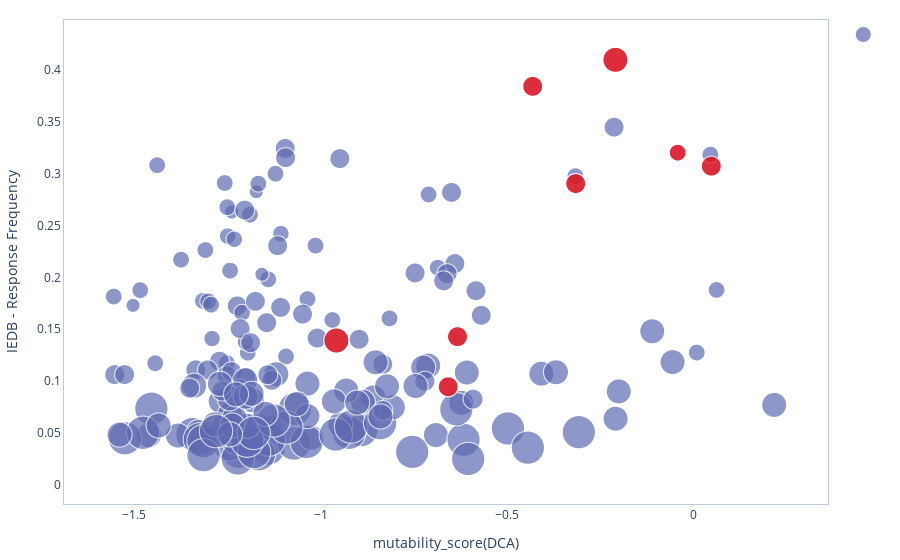

The code cell stored with this chart in its notebook:
### Markdown cell above
### DCA and IEDB (UPDATED results)
We repeat the same analysis with updated IEDB epitope data and WHO defitions of VOIs/VOCs. 

Check the WHO (https://www.who.int/en/activities/tracking-SARS-CoV-2-variants) or the CoVariants(https://covariants.org/shared-mutations) dedicated website to identify RDB mutations in Variants of Interest (VOIs) or Variants of Concern (VOCs).

### Code cell
prot = "Spike"
dom = "bCoV_S1_RBD"
df = load_data_dca(path_data = "./data/data_dca_proteome.csv", protein = prot, domain = dom)

#get IEDB available versions:
list_IEDB_versions =  get_IEDB_versions()
IEDB_ver = '04Jul2021'
#IEDB_ver = '16May2021'
#IEDB_ver = '30Apr2021'
df = get_updated_IEDB(df, IEDB_ver)

#RDB positions mutated in VOIs/VOCs
list_pos_mutated_RBD = [417, 452, 477, 478, 484, 490, 494, 501] 
score = 'mutability_score(DCA)'
plot_dca_IEDB(df, score, list_pos = list_pos_mutated_RBD)

### Figure 1 — Plotly figure (JSON) as saved in the notebook; plotly's stock layout.template omitted (floating-point values rounded to 4 significant figures; data arrays with more than 128 entries replaced by an {"elided": "..."} marker saying what was removed)
{"data": [{"marker": {"color": "#5D69B1", "size": {"elided": "178 float values"}}, "mode": "markers", "name": "", "text": {"elided": "178 str values"}, "textfont": {"color": "#E58606"}, "textposition": "top right", "type": "scattergl", "uid": "8a4b6aeb-eec3-470d-adc7-d4735c680da7", "x": {"elided": "178 float values"}, "y": {"elided": "178 float values"}}, {"marker": {"color": "red", "size": [20.0, 25.0, 20.0, 20.0, 25.0, 20.0, 20.0, 16.67]}, "mode": "markers", "showlegend": false, "text": ["wt: K417", "wt: L452", "wt: S477", "wt: T478", "wt: E484", "wt: F490", "wt: S494", "wt: N501"], "textfont": {"color": "#E58606"}, "textposition": "top right", "type": "scattergl", "uid": "f65f8c68-e807-40e4-bbf4-5cfb0dedb287", "x": [-0.4315, -0.9576, -0.6329, -0.6578, -0.2097, 0.0474, -0.3161, -0.0427], "y": [0.3842, 0.1391, 0.1429, 0.09453, 0.4098, 0.3072, 0.2905, 0.3203]}], "layout": {"legend": {"itemclick": "toggleothers", "itemdoubleclick": "toggle"}, "margin": {"b": 20, "l": 20, "r": 20, "t": 20}, "plot_bgcolor": "#FFF", "xaxis": {"linecolor": "#BCCCDC", "mirror": true, "showgrid": true, "title": {"text": "mutability_score(DCA)"}}, "yaxis": {"linecolor": "#BCCCDC", "mirror": true, "showgrid": true, "title": {"text": "IEDB - Response Frequency"}}}}
